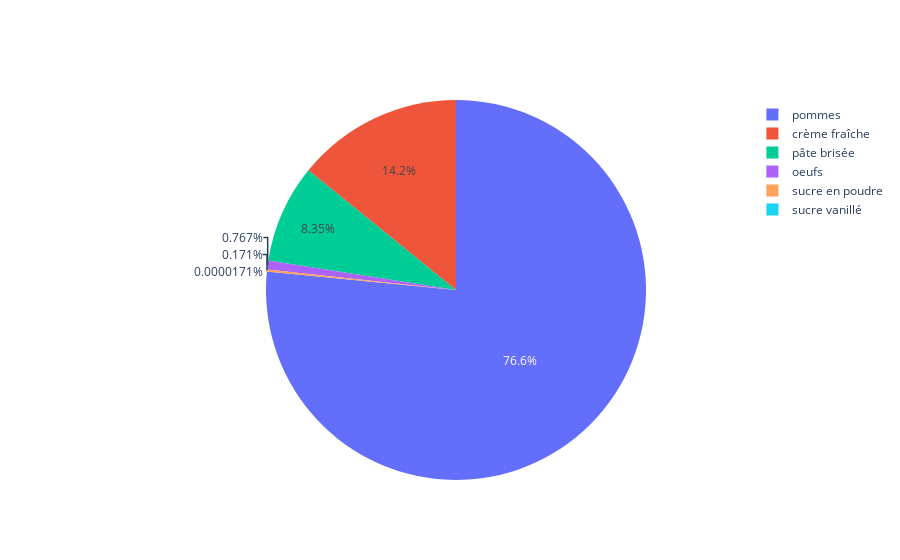

Write notebook code for a chart like this one.
### Code cell
data = df2[df2['indicateur']==liste_indicateurs[0]]
graphe = go.Pie(labels=data['ingredient'],values=data['Valeur'])
fig = go.Figure(data=graphe)
fig.show()

### Figure 1 — Plotly figure (JSON) as saved in the notebook; plotly's stock layout.template omitted (floating-point values rounded to 4 significant figures)
{"data": [{"labels": ["pâte brisée", "crème fraîche", "sucre en poudre", "sucre vanillé", "pommes", "oeufs"], "type": "pie", "values": [0.0005951, 0.001009, 1.221e-05, 1.221e-09, 0.005454, 5.461e-05]}], "layout": {}}
